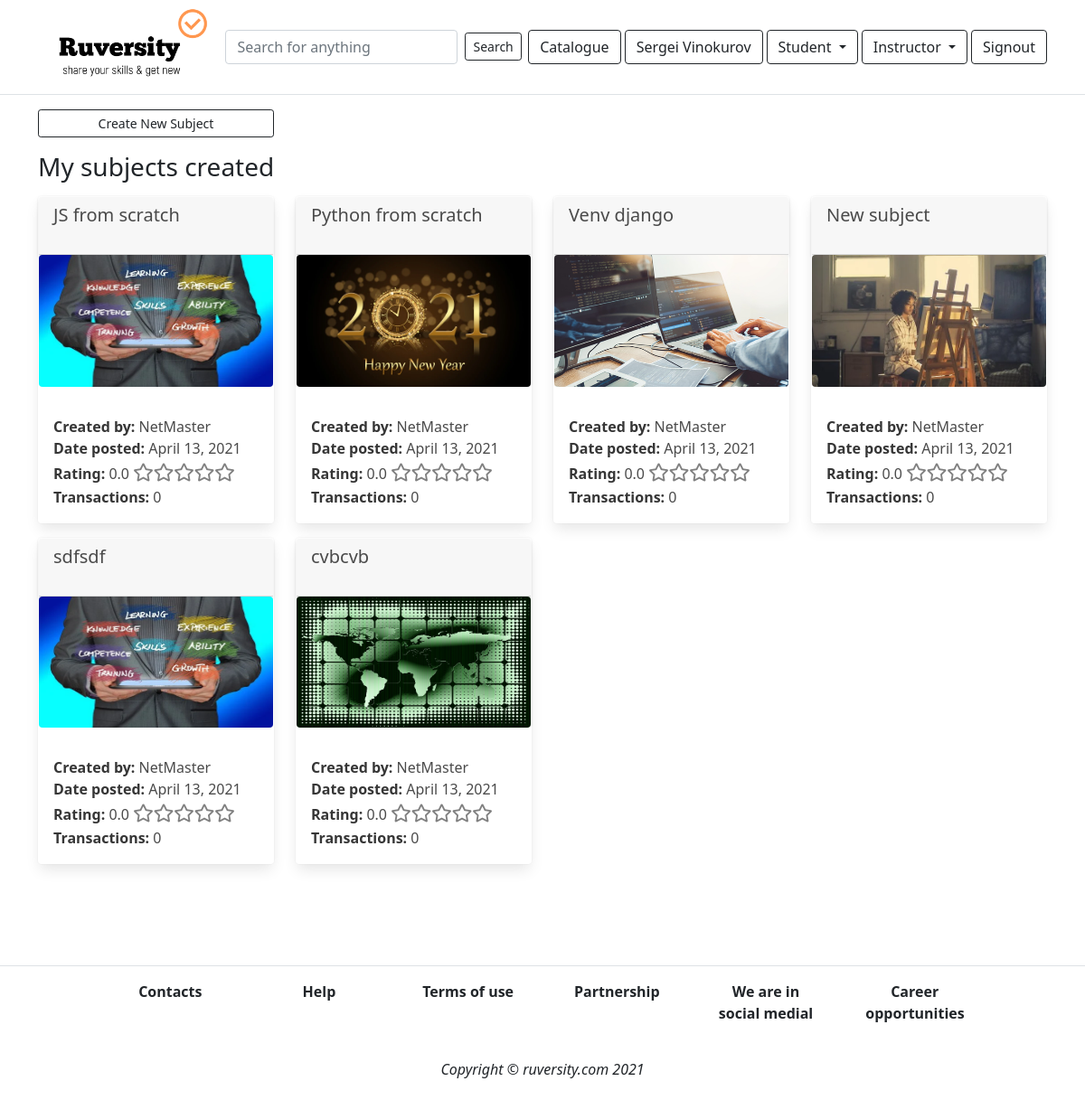
The app's page /workshop/studio (signed in) with its own data.
### app_content/models.py (models this page shows, shortened)
class MainSubject(models.Model):
    category = models.ForeignKey(Category, on_delete=models.DO_NOTHING)
    title = models.CharField(max_length=100)
    description = models.TextField(null=True)
    prerequisite = models.TextField(null=True)
    date_posted = models.DateField(auto_now_add=True)
    thumbnail_file = models.FileField(upload_to='uploads')
    author = models.ForeignKey(User, on_delete=models.DO_NOTHING)
    price = models.ForeignKey(Price, on_delete=models.DO_NOTHING)
    language = models.ForeignKey(Language, on_delete=models.DO_NOTHING)
    percent = models.CharField(max_length=50, default='0%')
    total = models.IntegerField(default=0)  # Общее число баллов
    quantity = models.IntegerField(default=0)  # Кол-во оценок
    av_rating = models.DecimalField(
        max_digits=3, decimal_places=1, default=0)  # average rating
    transactions = models.IntegerField(default=0)
    ready = models.BooleanField(default=False)
    checked = models.BooleanField(default=False)
    blocked = models.BooleanField(default=False)
    discount_programs = models.BooleanField(default=True)

### app_workshop/views.py (the view)
# urls.py: path('studio', views.studio, name='studio'),
def studio(request):
    if request.user.is_authenticated:
        if Author.objects.filter(user=request.user).exists():
            author = Author.objects.get(user=request.user)
            subjects = MainSubject.objects.filter(author=request.user.id)
            paginator = Paginator(subjects, 8)
            page = request.GET.get('page')
            subjects_paged = paginator.get_page(page)
            context = {
                'subjects': subjects_paged,
                'author': author
            }
            return render(request, 'workshop/studio.html', context)
        else:
            return render(request, 'workshop/studio.html')
    else:
        return redirect('login')

### templates/workshop/studio.html (shortened to what this page needs)
{% extends "base.html" %}
{% block content %}
{% load humanize %}
<div class="container">
{% if author.user != request.user %}
<div class="row mt-5">
    <div class="col-6">
    <form action="{% url 'create_author_page' %}" method="POST" enctype="multipart/form-data">
                {% csrf_token %}
            <div class="form-row">
                <div class="col-3">
                    <label for="description" >You background</label>
                </div>
                <div class="col">
                    <textarea class='form-control' id="background" rows='3' minlength='120' maxlength='180' name="background" required placeholder='Please, tell us a few words about yourself & your professional background'></textarea>
                </div>
            </div>
            <div class="form-row mt-4">
                <div class="col-3">
                <label for="photo">Your photo</label>
            </div>
            <div class="col">
                <p>
                Load a thumbnail file in jpg, jpeg, png or bmp format. Minimum required dimensions: 750 x 422 pixels. Always keep aspect ratio of 16 by 9. You may use stock images but we recommend you hire a professional web designer to create an image for your thumbnail.
                </p>
                <input type="file" id="photo" class='form-control' name="photo" required>
            </div>
            </div>
            <div class="row mt-4">
                <div class="col-3"></div>
            <div class="col">
                <input type="submit" value="Submit" class="btn btn-sm btn-block btn-outline-dark">
            </div>
            </div>
            </form>
</div>
</div>
{% else %}
<div class="row mt-3">
    <div class="col-3">
        <a href="{% url 'create_new_subject'  %}">
            <input type="submit" value="Create New Subject" class='btn btn-sm btn-block btn-outline-dark'>
        </a>
    </div>
</div>
    <p><h3>My subjects created</h3></p>
    <div class="row">
        {% for subject in subjects %}
        <div class="col-sm-3">
            <div class="card mb-3" style="border-color: transparent;">
                <div class="card-header"  style='height:4rem'>
                    <h5>{{subject.title}}</h5>
                </div>
                <a href="{% url 'edit_subject' subject.id %}">
                    <figure class="image is-16by9">
                        <img src="{{subject.thumbnail_file.url}}" alt="Placeholder image" class='rounded-2 img-fluid'>
                    </figure>
                </a>
                    <div class="card-body">
                        <div class="row">
                            <div class="col"><strong>Created by: </strong>{{subject.author}}</div>
                        </div>
                        <div class="row">
                            <div class="col"><strong>Date posted: </strong>{{subject.date_posted}}</div>
                        </div>
                    <div class="row">
                        <div class="col">
                            <strong>
                                Rating:
                            </strong> {{subject.av_rating}}
                            <div class="stars-outer">
                            </div>
                        </div>
                    </div>
                    <div class="row">
                        <div class="col">
                            <strong>Transactions:</strong> {{subject.transactions}}
                        </div>
                    </div>
                </div>
            </div>
        </div>
    {% endfor %}
</div>
{% endif %}
</div>
{% endblock %}

### templates/partials/_navbar.html (shortened to what this page needs)
{% load static %}
<nav class="navbar navbar-expand-lg navbar-light bg-white border-bottom">
<div class="container">
  <img src={% static "images/logo.png" %} alt="Image" width="200" height="200">
<form action="{% url 'gen_search' %}" method='POST' class="form-inline m-auto">
  <input type="text" name="keyword" placeholder="Search for anything " class="form-control mr-sm-2">
  {% if 'gen_search' in request.path %}
  <button class="btn btn-sm btn-outline-dark active" input type="submit">Search</button>
  {% else %}
  <button class="btn btn-sm btn-outline-dark" input type="submit">Search</button>
  {% endif %}
</form>
{% if user.is_authenticated %}
  {% if 'main_page' in request.path %}
  <a class="btn btn-outline-dark mr-1 active" href="{% url 'main_page' %}" role=’button’>Catalogue</a>
  {% else %}
  <a class="btn btn-outline-dark mr-1" href="{% url 'main_page' %}" role=’button’>Catalogue</a>
  {% endif %}
    {% if 'dashboard' in request.path %}
    <a class="btn btn-outline-dark mr-1 active" href="{% url 'dashboard' %}" role=’button’>{{user.first_name}} {{user.last_name}}</a>
    {% else %}
    <a class="btn btn-outline-dark mr-1" href="{% url 'dashboard' %}" role=’button’>{{user.first_name}}
      {{user.last_name}}</a>
    {% endif %}
    {% if 'mycourses' in request.path or 'cart' in request.path %}
    <div class="dropdown mr-1">
      <button type="button" class='btn btn-outline-dark btn-md dropdown-toggle active'
      data-toggle='dropdown'>
        Student
    </button>
    {% else %}
    <div class="dropdown mr-1">
    <button type="button" class='btn btn-outline-dark btn-md dropdown-toggle' data-toggle='dropdown'>
      Student
    </button>
    {% endif %}
  </div>
    {% if 'author_profile' in request.path or 'transactions' in request.path%}
    <div class="dropdown mr-1">
        <button type="button" class='btn btn-outline-dark btn-md dropdown-toggle active' data-toggle='dropdown'>
            Instructor
        </button>
      {% else %}
      <div class="dropdown mr-1">
      <button type="button" class='btn btn-outline-dark btn-md dropdown-toggle' data-toggle='dropdown'>
        Instructor
      </button>
      {% endif %}
    </div>
    <a class="btn btn-outline-dark btn-md" href="{% url 'logout' %}" role=’button’>Signout</a>
  {% endif %}
</div>
</nav>

### project/static/style.css (style rules this page uses)
:root { --max-width: 56%; }
.stars-outer { position: relative; display: inline-block; }
.stars-outer::before { content: '\f005 \f005 \f005 \f005 \f005'; font-family: 'Font Awesome 5 Free'; font-weight: 200; color:grey; font-size: 20px; }
:root { --primary-color: grey; --font-color: white; }

### records on screen
MainSubject: title "JS from scratch", thumbnail_file (picture), author "NetMaster", date_posted "April 13, 2021", av_rating "0.0", transactions "0"
MainSubject: title "Python from scratch", thumbnail_file (picture), author "NetMaster", date_posted "April 13, 2021", av_rating "0.0", transactions "0"
MainSubject: title "Venv django", thumbnail_file (picture), author "NetMaster", date_posted "April 13, 2021", av_rating "0.0", transactions "0"
MainSubject: title "New subject", thumbnail_file (picture), author "NetMaster", date_posted "April 13, 2021", av_rating "0.0", transactions "0"
MainSubject: title "sdfsdf", thumbnail_file (picture), author "NetMaster", date_posted "April 13, 2021", av_rating "0.0", transactions "0"
MainSubject: title "cvbcvb", thumbnail_file (picture), author "NetMaster", date_posted "April 13, 2021", av_rating "0.0", transactions "0"

### other values on screen
{{ user.first_name }} "Sergei"
{{ user.last_name }} "Vinokurov"
